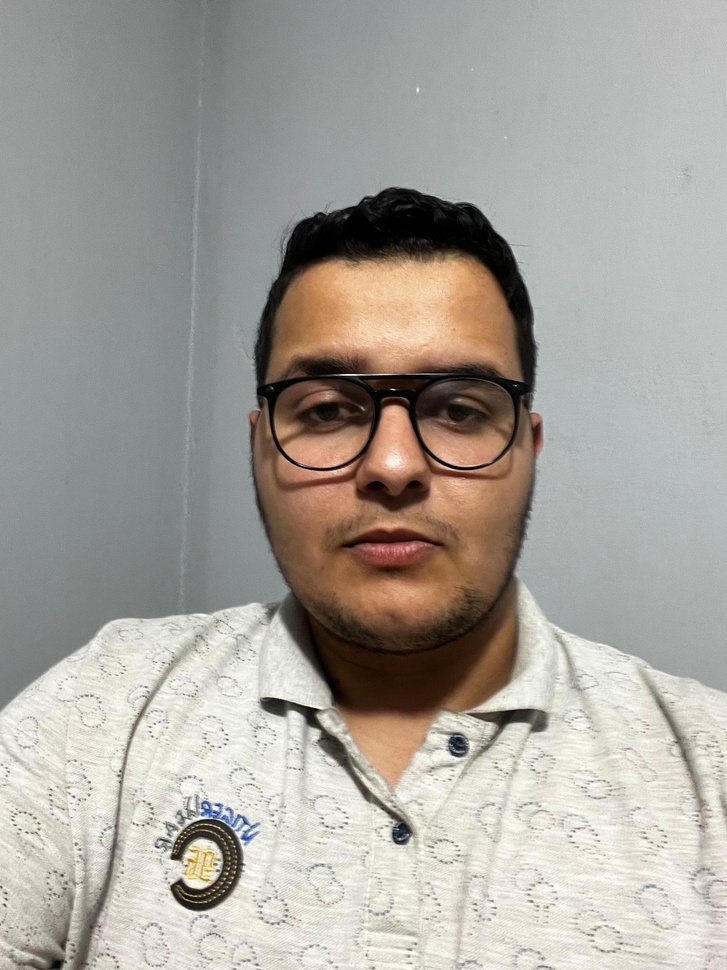
#> input picture face detection and recognition on pictures/Photos/b2.jpg, 727 x 970 px, shrunk from 2316 x 3088 before the run
$ python face_detect.py
#> lines starting #> are read from the running program, lines starting #| are printed output that depends on the picture; after the words box and inside, x2 and y2 are one past the last pixel; in counts of white or black regions, pixels touching at a corner belong together
import cv2 as cv

img = cv.imread('Photos/b2.jpg')
#> img is the input picture: shape (970, 727, 3); mean B, G, R 155.6, 162.8, 167.5
cv.imshow('person', img)

gray = cv.cvtColor(img, cv.COLOR_BGR2GRAY)
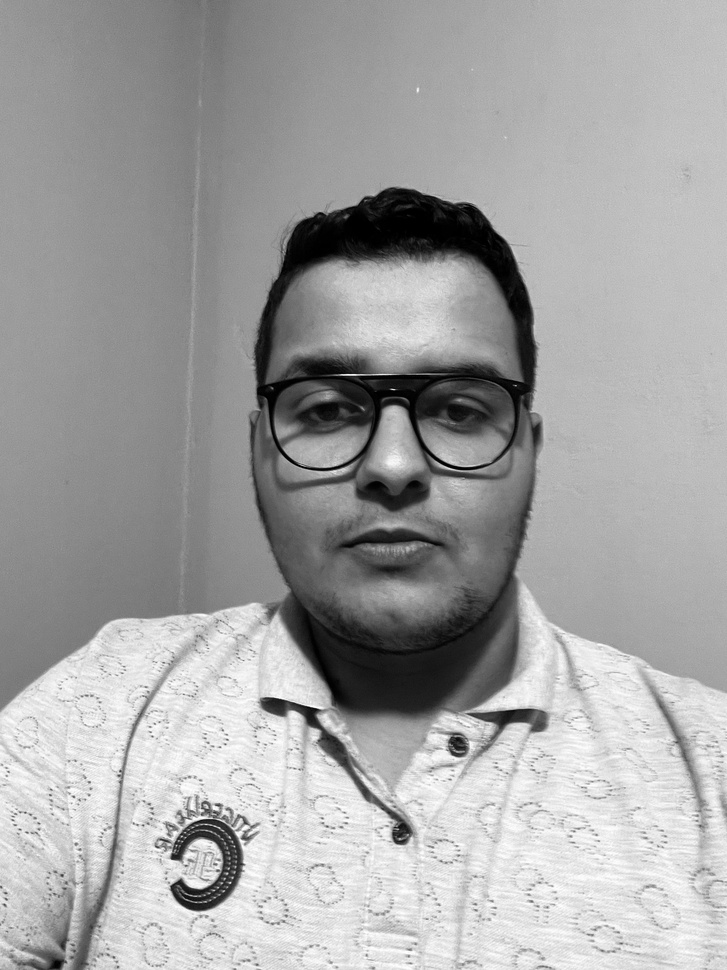
#> gray: shape (970, 727); min 0, max 255, mean 163.3
cv.imshow('gray person', gray)

haar_cascade = cv.CascadeClassifier('haarcascade_frontalface_default.xml')

face_rect = haar_cascade.detectMultiScale(gray, scaleFactor=1.1, minNeighbors=3)
#> face_rect = [[136, 806, 52, 52], [613, 769, 91, 91], [210, 261, 361, 361]]

print (f'number of faces found = {len(face_rect)}')
#| number of faces found = 3

for (x,y,w,h) in face_rect:
    cv.rectangle(img, (x,y), (x+w, y+h), (0,255,0), thickness=2)
#> this loop made 3 passes
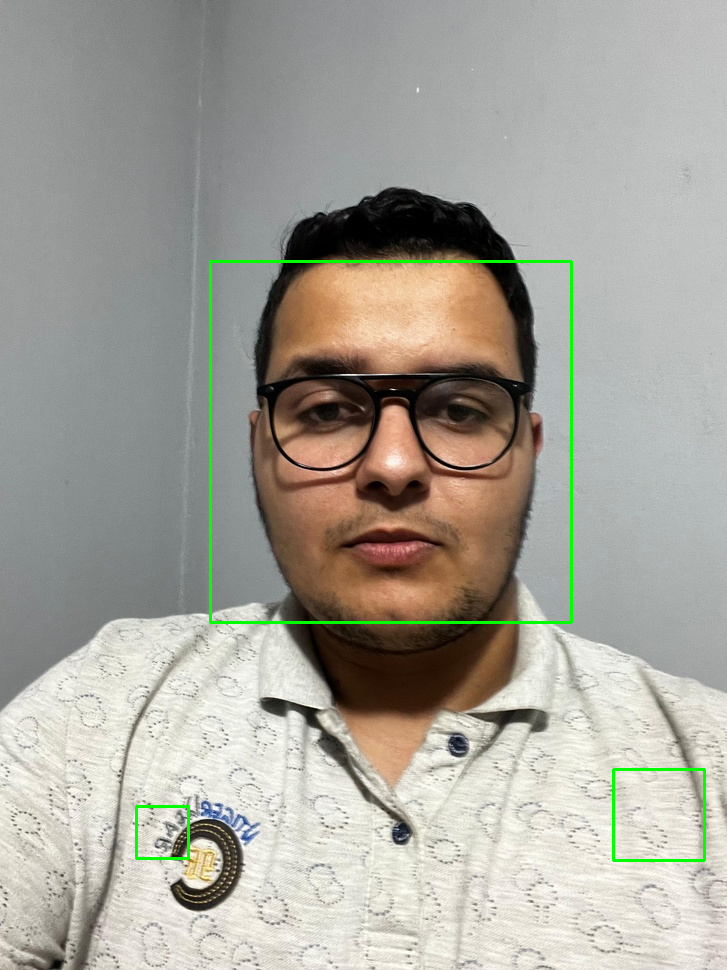
#> img: shape (970, 727, 3); 0.86% of pixels changed, all inside (x1, y1, x2, y2) = (135, 260, 706, 862)
cv.imshow('detected person', img)

cv.waitKey(0)

$ run again, with face detection and recognition on pictures/Photos/d.jpg copied over face detection and recognition on pictures/Photos/b2.jpg
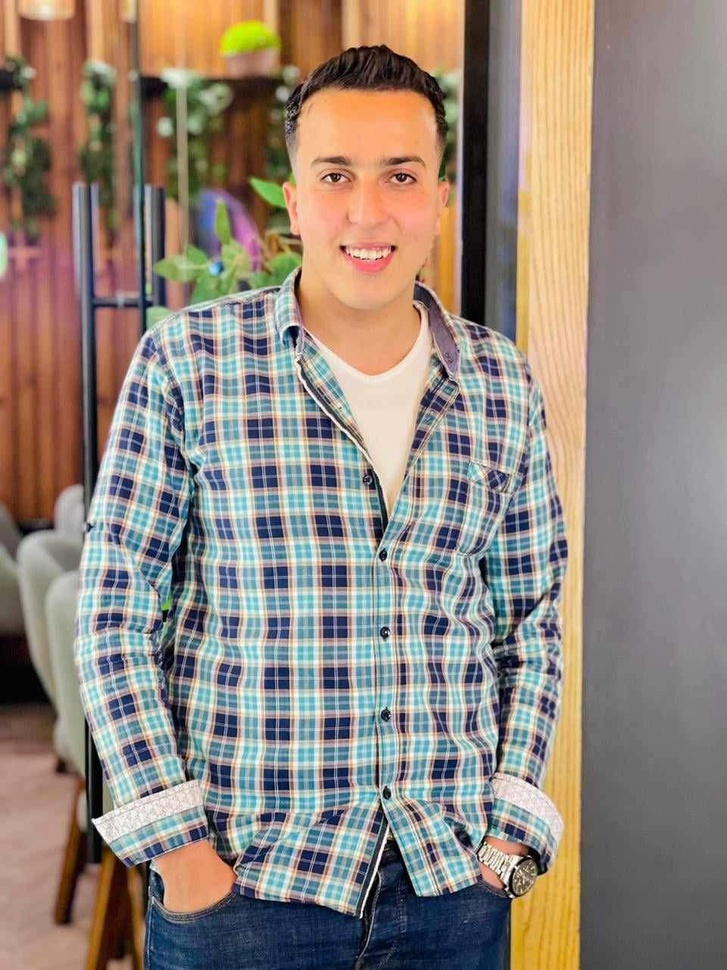
#> input picture face detection and recognition on pictures/Photos/d.jpg, 727 x 970 px, shrunk from 960 x 1280 before the run
#> img is the input picture: shape (970, 727, 3); mean B, G, R 123.5, 133.3, 145.3
#> `gray = cv.cvtColor(img, cv.COLOR_BGR2GRAY)`:
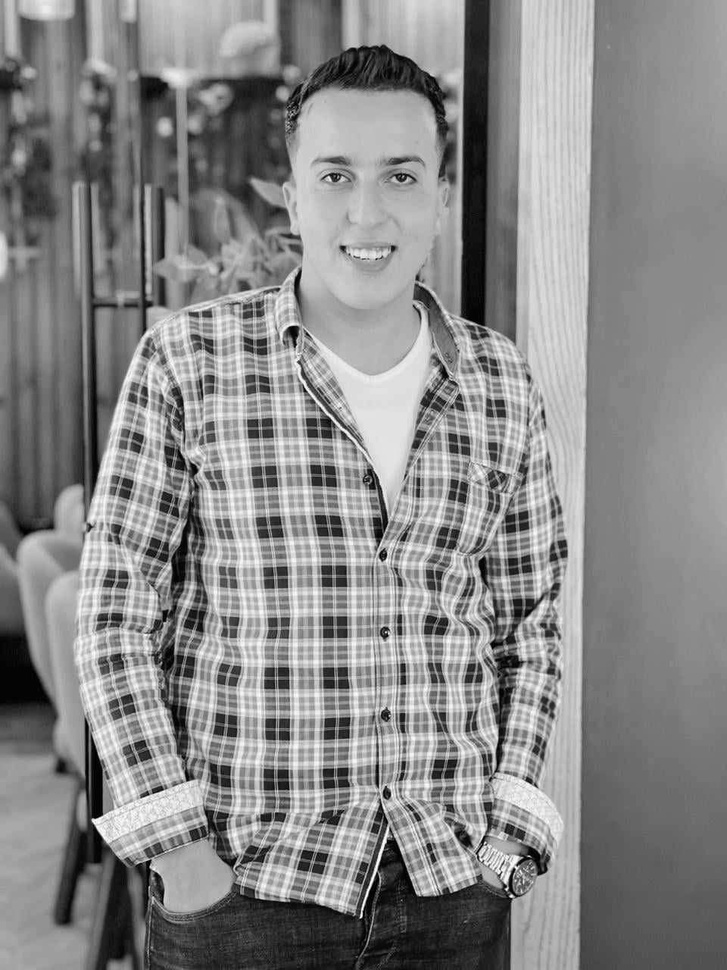
#> gray: shape (970, 727); min 0, max 255, mean 135.8
#> face_rect = [[86, 280, 67, 67], [50, 55, 77, 77], [266, 96, 207, 207]]
#| number of faces found = 3
#> the loop `for (x,y,w,h) in face_rect:` made 3 passes
#> after the loop `for (x,y,w,h) in face_rect:`:
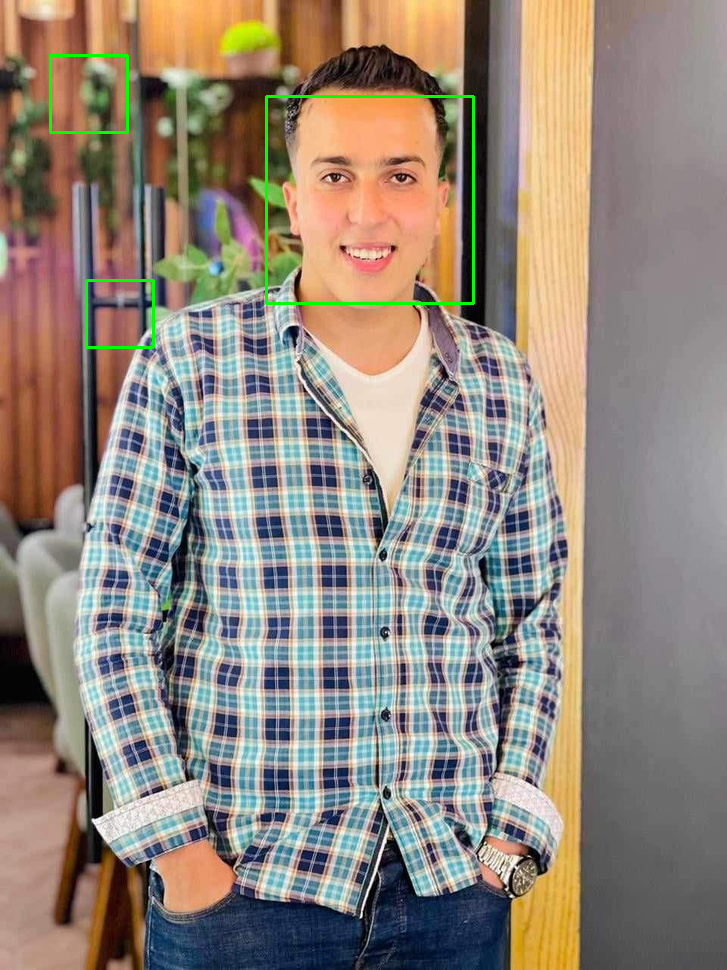
#> img: shape (970, 727, 3); 0.6% of pixels changed, all inside (x1, y1, x2, y2) = (49, 54, 475, 349)
